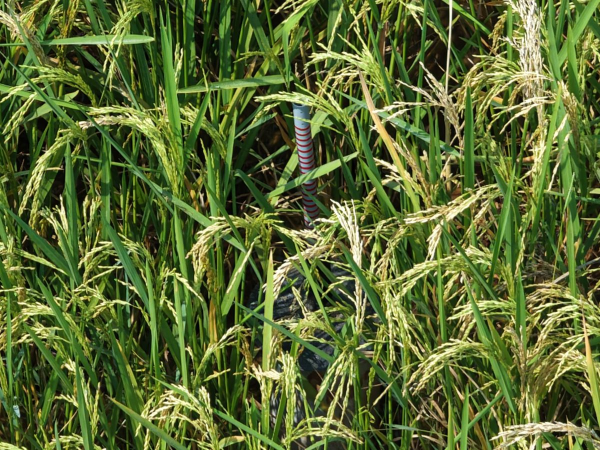
#> input picture media_private/photos/000.jpg, 1200 x 900 px (shown at 1/2 size)
$ python -i align.py   (imports and definitions only)
#> lines starting #> are read from the running program, lines starting #| are printed output that depends on the picture; after the words box and inside, x2 and y2 are one past the last pixel; in counts of white or black regions, pixels touching at a corner belong together
#> further down, picture is the input picture: shape (900, 1200, 3); mean B, G, R 50.9, 106.9, 90.8
"""Method 3: align-and-transfer, then lid/colour refine.

Align today's photo to a reference shot of the same checkpoint from ANOTHER day in which the colour
locator found the gauge confidently (never the hand key, never the same day). SIFT features on rigid,
non-vegetation pixels (soil, bund, lid, cylinder) + RANSAC homography; carry the reference gauge point
across. Abstain when the alignment is weak.

python pipeline/align.py measure        transfer error vs the hand key, per set (alignment only)
"""
import csv, pathlib, sys, time
import cv2, numpy as np

sys.path.insert(0, str(pathlib.Path(__file__).resolve().parent))
from isolate import ROOT, photos, points
from locate import CONF_TH, visits

ALIGN_W = 1600          # working width for feature matching
MIN_INLIERS = 25        # below this the alignment is not trusted -> abstain
RATIO = 0.75            # Lowe ratio test

_sift = cv2.SIFT_create(nfeatures=4000)
_cache = {}


def rigid_mask(img):
    """Non-vegetation pixels: soil, bund, lid, cylinder. Leaves move and grow between days."""
    h, s, v = cv2.split(cv2.cvtColor(img, cv2.COLOR_BGR2HSV))
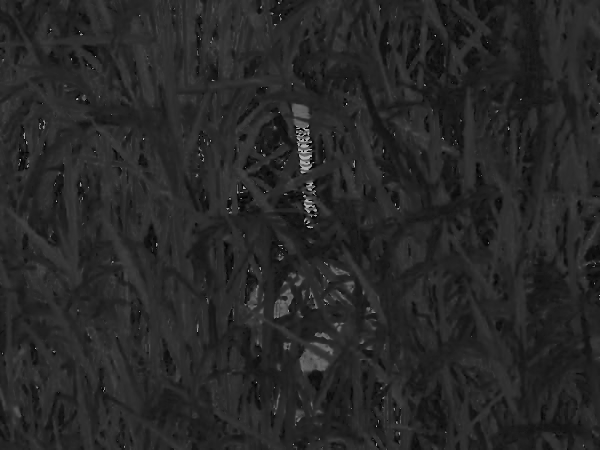
#> h: shape (900, 1200) (shown at 1/2 size); min 0, max 179, mean 39.2
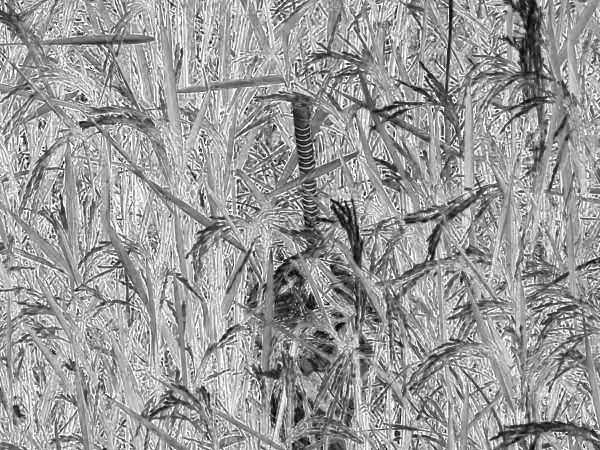
#> s: shape (900, 1200) (shown at 1/2 size); min 0, max 255, mean 154.3
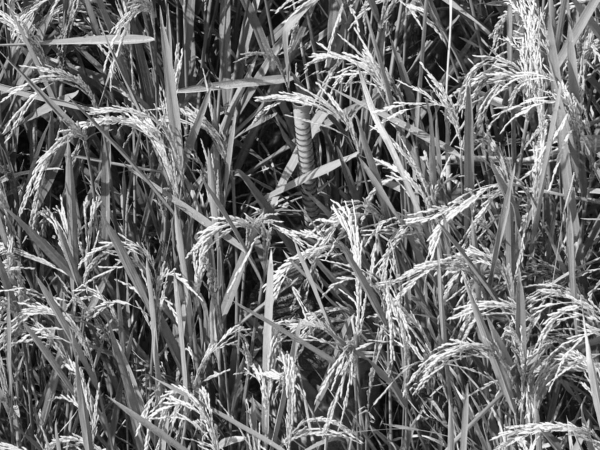
#> v: shape (900, 1200) (shown at 1/2 size); min 0, max 255, mean 108.5
    veg = (h >= 22) & (h <= 95) & (s > 40)
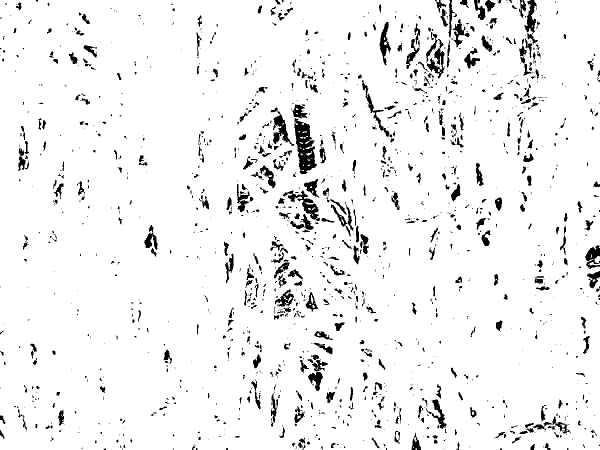
#> veg: shape (900, 1200) bool (shown at 1/2 size); 94.3% white; 1622 black regions (1106 under 20 px), largest, box (x1, y1, x2, y2) and area: (588, 236, 634, 348) 2807, (565, 381, 640, 442) 1252, (541, 215, 589, 292) 1157
    m = (~veg).astype(np.uint8) * 255
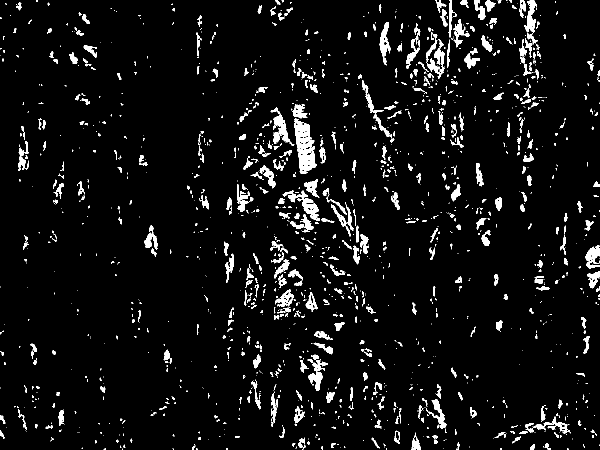
#> m: shape (900, 1200) (shown at 1/2 size); 5.7% white; 1622 white regions (1106 under 20 px), largest, box (x1, y1, x2, y2) and area: (588, 236, 634, 348) 2807, (565, 381, 640, 442) 1252, (541, 215, 589, 292) 1157
    return cv2.morphologyEx(m, cv2.MORPH_OPEN, np.ones((5, 5), np.uint8))
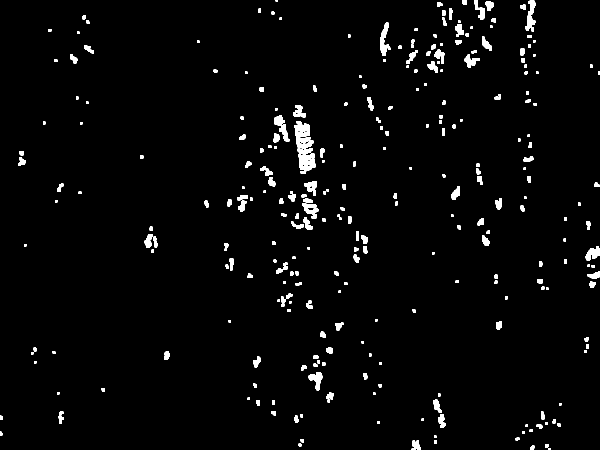
#> returned value: shape (900, 1200) (shown at 1/2 size); 2.6% white; 288 white regions (1 under 20 px), largest, box (x1, y1, x2, y2) and area: (589, 242, 627, 297) 1322, (595, 296, 632, 348) 1273, (1050, 0, 1072, 63) 712


# [78 lines left out: functions features, homography, references, transfer, measure, not called in this run]


# [3 lines not run here, left out]


# ---------------------------------------------------------------------------------------------
# Method 3 v2 "sibling transfer". Cross-day alignment failed (median 5 RANSAC inliers: the canopy
# changes too much between days). The two shots of ONE visit align well (median 500 inliers, 41 px).
# So: when a shot is unsure, align its confident sibling onto it, carry the gauge across, then
# verify with colour isolation in a small window around the carried point.
SIB_MIN_INLIERS = 60
REFINE_HALF = 300  # full-res px around the carried point searched by the colour locator


# [45 lines left out: function sibling_transfer, not called in this run]


# [2 lines not run here, left out]


# [13 lines left out: function combined, not called in this run]


# [4 lines not run here, left out]

>>> import cv2
>>> picture = cv2.imread('../../../media_private/photos/000.jpg')
>>> result = rigid_mask(picture)

$ run again, on media_private/photos/003.jpg
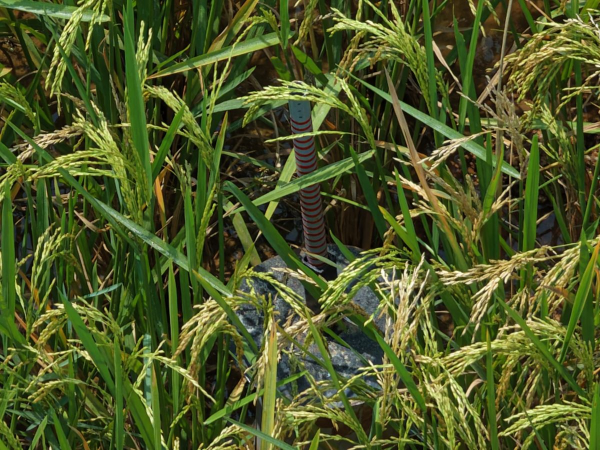
#> input picture media_private/photos/003.jpg, 1200 x 900 px (shown at 1/2 size)
#> picture is the input picture: shape (900, 1200, 3); mean B, G, R 39.2, 88.5, 77.9
#> in rigid_mask, `veg = (h >= 22) & (h <= 95) & (s > 40)`:
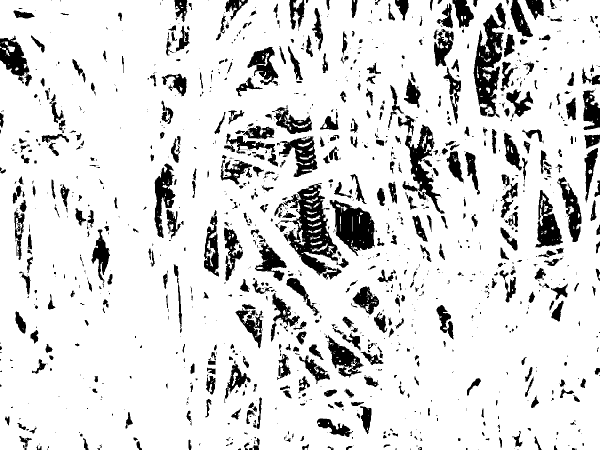
#> veg: shape (900, 1200) bool (shown at 1/2 size); 86% white; 1294 black regions (799 under 20 px), largest, box (x1, y1, x2, y2) and area: (556, 366, 683, 559) 8858, (947, 5, 1012, 236) 6952, (659, 400, 750, 512) 5746
#> in rigid_mask, `return cv2.morphologyEx(m, cv2.MORPH_OPEN, np.ones((5, 5), np.uint8))`:
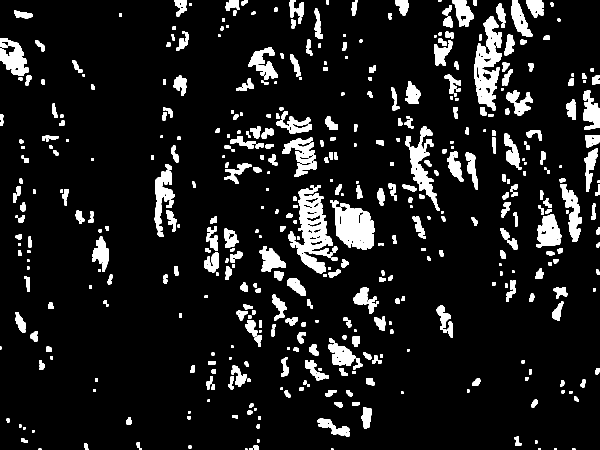
#> returned value: shape (900, 1200) (shown at 1/2 size); 10.2% white; 471 white regions (4 under 20 px), largest, box (x1, y1, x2, y2) and area: (576, 370, 666, 547) 6542, (948, 32, 1004, 221) 5518, (660, 400, 749, 500) 5460

$ run again, on media_private/photos/004.jpg
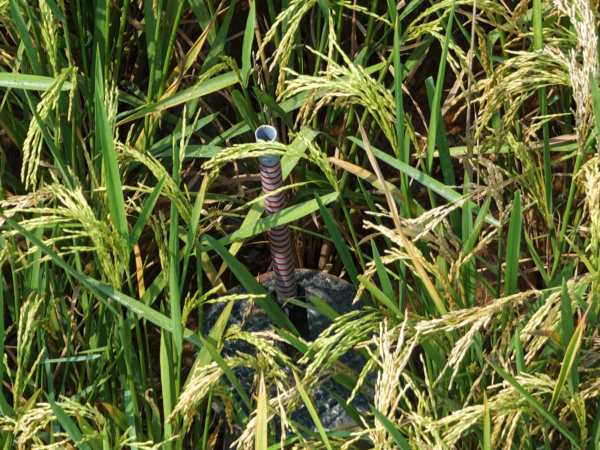
#> input picture media_private/photos/004.jpg, 1200 x 900 px (shown at 1/2 size)
#> picture is the input picture: shape (900, 1200, 3); mean B, G, R 53.7, 105.5, 97.1
#> in rigid_mask, `veg = (h >= 22) & (h <= 95) & (s > 40)`:
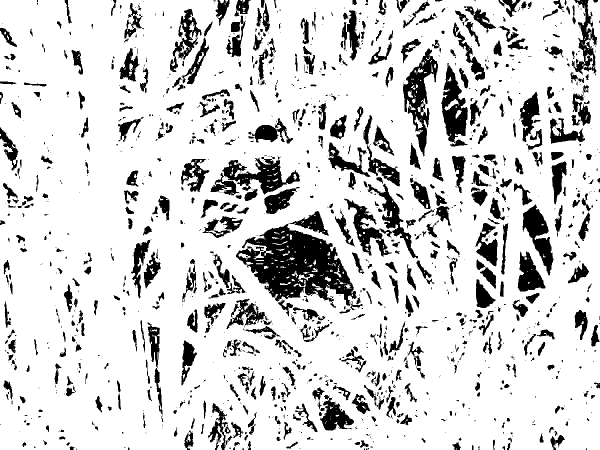
#> veg: shape (900, 1200) bool (shown at 1/2 size); 83.3% white; 1458 black regions (831 under 20 px), largest, box (x1, y1, x2, y2) and area: (472, 422, 713, 612) 21276, (688, 367, 836, 517) 6076, (421, 313, 600, 391) 5664
#> in rigid_mask, `return cv2.morphologyEx(m, cv2.MORPH_OPEN, np.ones((5, 5), np.uint8))`:
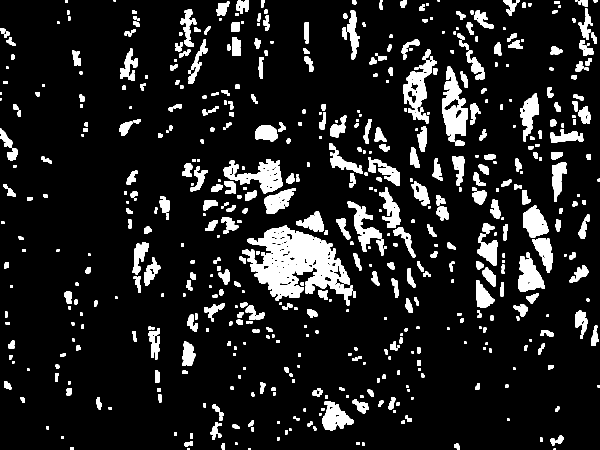
#> returned value: shape (900, 1200) (shown at 1/2 size); 11.9% white; 575 white regions (7 under 20 px), largest, box (x1, y1, x2, y2) and area: (484, 451, 705, 611) 17533, (884, 133, 935, 284) 4246, (447, 318, 566, 387) 3688

$ run again, on media_private/photos/005.jpg
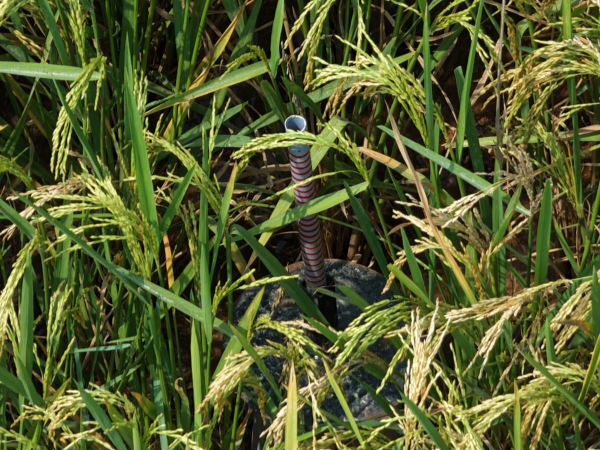
#> input picture media_private/photos/005.jpg, 1200 x 900 px (shown at 1/2 size)
#> picture is the input picture: shape (900, 1200, 3); mean B, G, R 44.5, 91.8, 83.8
#> in rigid_mask, `veg = (h >= 22) & (h <= 95) & (s > 40)`:
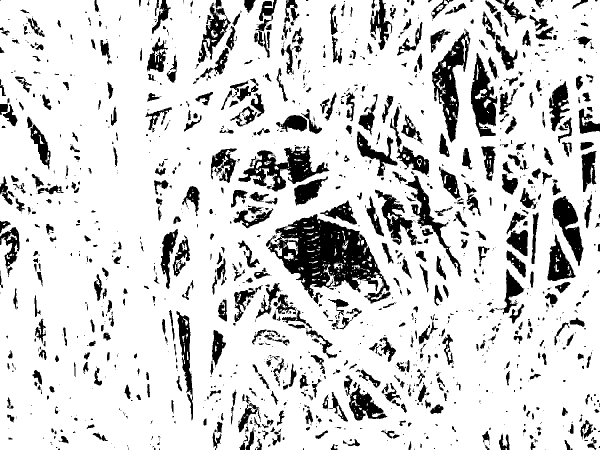
#> veg: shape (900, 1200) bool (shown at 1/2 size); 83.2% white; 1473 black regions (851 under 20 px), largest, box (x1, y1, x2, y2) and area: (532, 428, 781, 607) 19997, (477, 292, 659, 383) 6275, (864, 57, 941, 285) 6239
#> in rigid_mask, `return cv2.morphologyEx(m, cv2.MORPH_OPEN, np.ones((5, 5), np.uint8))`:
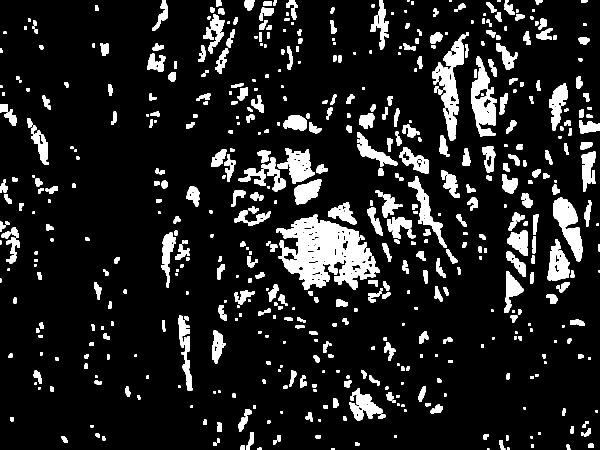
#> returned value: shape (900, 1200) (shown at 1/2 size); 12.1% white; 574 white regions (4 under 20 px), largest, box (x1, y1, x2, y2) and area: (552, 429, 760, 580) 16824, (864, 69, 931, 282) 5034, (942, 113, 994, 273) 4298
